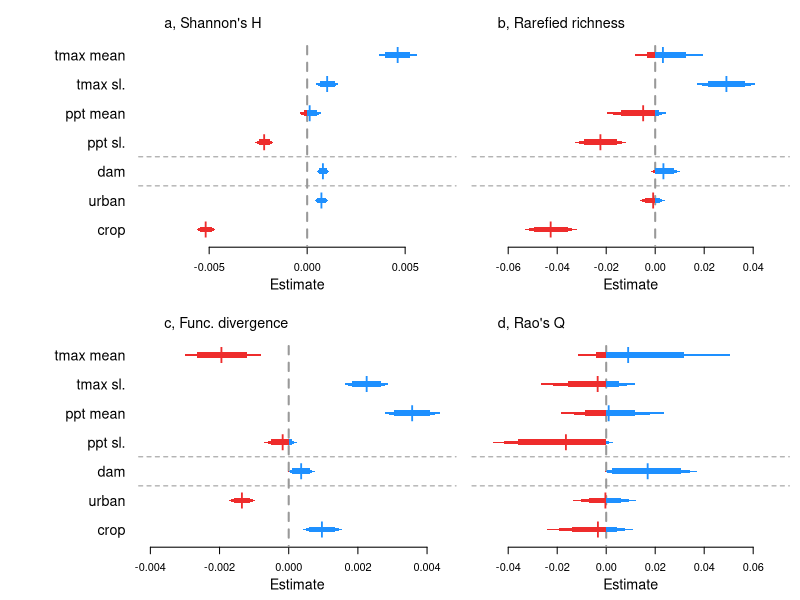

Reproduce this figure in R.
##Set working directory
setwd("C:/Users/ewelti/Desktop/git/EuroAquaticMacroInverts/")

# attach data
drivEst <- read.csv("outputs/Driver_metaanaly_Ests.csv")
#drivEst <- read.csv("outputs/Driver_horseshoe_metaanaly_Ests.csv")
head(drivEst)
unique(drivEst$Response)

options(scipen=999)

##save plot
tiff(filename = "plots/Fig4_drivers/Drivers_TaxaFunc_extra.tiff", width = 5, height = 5, units = 'in', res = 600, compression = 'lzw')
#tiff(filename = "plots/drivers/Drivers_horseshoe.tiff", width = 8, height = 9, units = 'in', res = 600, compression = 'lzw')

##layout
layout(mat = matrix(c(1:6), 
                        nrow = 2, 
                        ncol = 3),
       heights = c(2,2,2,2,2,2),
       widths = c(0.8,2,2,0.8,2,2))

par(mar=c(4,0.4,0.4,0.8))
#empty plot for where the labels will go
plot(0, xaxt = 'n', yaxt = 'n', bty = 'n', pch = '', ylab = '', xlab = '')
plot(0, xaxt = 'n', yaxt = 'n', bty = 'n', pch = '', ylab = '', xlab = '')

#### shannonsH #####
sub <- subset(drivEst, Response == "shannonsH")
est1 <- sub$Estimate[2:5]
est2 <- sub$Estimate[10:12]
est <- c(est1,est2)
yy <- c(5,7,6,8,3,2,4)
plot(yy ~ est, ylab="",xlab="", yaxt="n", las=1, type="n",xlim=c(-0.008,0.007), ylim=c(1.7,9.4),cex=2, bty="n")
#polygon(x=c(-100,-100,0,0),
#        y=c(-4,22,22,-4), col = "grey80", border = "grey80")
segments(x0=0,y0=0,x1=0,y1=8.4,lty=2, lwd=2,col="grey60")
axis(2, at=yy, lwd = 0, lwd.ticks = 0, labels=c("ppt sl.","tmax sl.",  "ppt mean", "tmax mean",
				#"str. order", "accum.", "elevation", "slope",
  				"urban","crop", "dam"), las=1,cex.axis=1.3)
title(xlab="Estimate", line=2.4,cex.lab=1.3)
legend("topleft", legend=("a, Shannon's H"), bty="n", cex=1.3)
mm <- cbind(yy,est)
mm_neg <- as.data.frame(mm[ which(est < 0),])
mm_pos <- as.data.frame(mm[ which(est > 0),])
#points(yy ~ est, pch="l",cex=2.2,col="white")
points(mm_neg$yy ~ mm_neg$est, pch="l",cex=2,col="firebrick2")
points(mm_pos$yy ~ mm_pos$est, pch="l",cex=2,col="dodgerblue")
yyy1=c(0.975,1.025,1.025,0.975)
yyy2=c(0.95,1.05,1.05,0.95)
yyy3=c(0.9,1.1,1.1,0.9)
polygon(x=c(if (sub$Q2.5[11]<0) {sub$Q2.5[11]} else {0}, if (sub$Q2.5[11]<0) {sub$Q2.5[11]} else {0}, if (sub$Q97.5[11]<0) {sub$Q97.5[11]} else {0}, if (sub$Q97.5[11]<0) {sub$Q97.5[11]} else {0}),y=(yyy1+1), col = "firebrick2", border = NA)
polygon(x=c(if (sub$Q5[11]<0) {sub$Q5[11]} else {0}, if (sub$Q5[11]<0) {sub$Q5[11]} else {0}, if (sub$Q95[11]<0) {sub$Q95[11]} else {0}, if (sub$Q95[11]<0) {sub$Q95[11]} else {0}),y=(yyy2+1), col = "firebrick2", border = NA)
polygon(x=c(if (sub$Q10[11]<0) {sub$Q10[11]} else {0}, if (sub$Q10[11]<0) {sub$Q10[11]} else {0}, if (sub$Q90[11]<0) {sub$Q90[11]} else {0}, if (sub$Q90[11]<0) {sub$Q90[11]} else {0}),y=(yyy3+1), col = "firebrick2", border = NA)
polygon(x=c(if (sub$Q2.5[11]>0) {sub$Q2.5[11]} else {0}, if (sub$Q2.5[11]>0) {sub$Q2.5[11]} else {0}, if (sub$Q97.5[11]>0) {sub$Q97.5[11]} else {0}, if (sub$Q97.5[11]>0) {sub$Q97.5[11]} else {0}),y=(yyy1+1), col = "dodgerblue", border = NA)
polygon(x=c(if (sub$Q5[11]>0) {sub$Q5[11]} else {0}, if (sub$Q5[11]>0) {sub$Q5[11]} else {0}, if (sub$Q95[11]>0) {sub$Q95[11]} else {0}, if (sub$Q95[11]>0) {sub$Q95[11]} else {0}),y=(yyy2+1), col = "dodgerblue", border = NA)
polygon(x=c(if (sub$Q10[11]>0) {sub$Q10[11]} else {0}, if (sub$Q10[11]>0) {sub$Q10[11]} else {0}, if (sub$Q90[11]>0) {sub$Q90[11]} else {0}, if (sub$Q90[11]>0) {sub$Q90[11]} else {0}),y=(yyy3+1), col = "dodgerblue", border = NA)
polygon(x=c(if (sub$Q2.5[10]<0) {sub$Q2.5[10]} else {0}, if (sub$Q2.5[10]<0) {sub$Q2.5[10]} else {0}, if (sub$Q97.5[10]<0) {sub$Q97.5[10]} else {0}, if (sub$Q97.5[10]<0) {sub$Q97.5[10]} else {0}),y=(yyy1+2), col = "firebrick2", border = NA)
polygon(x=c(if (sub$Q5[10]<0) {sub$Q5[10]} else {0}, if (sub$Q5[10]<0) {sub$Q5[10]} else {0}, if (sub$Q95[10]<0) {sub$Q95[10]} else {0}, if (sub$Q95[10]<0) {sub$Q95[10]} else {0}),y=(yyy2+2), col = "firebrick2", border = NA)
polygon(x=c(if (sub$Q10[10]<0) {sub$Q10[10]} else {0}, if (sub$Q10[10]<0) {sub$Q10[10]} else {0}, if (sub$Q90[10]<0) {sub$Q90[10]} else {0}, if (sub$Q90[10]<0) {sub$Q90[10]} else {0}),y=(yyy3+2), col = "firebrick2", border = NA)
polygon(x=c(if (sub$Q2.5[10]>0) {sub$Q2.5[10]} else {0}, if (sub$Q2.5[10]>0) {sub$Q2.5[10]} else {0}, if (sub$Q97.5[10]>0) {sub$Q97.5[10]} else {0}, if (sub$Q97.5[10]>0) {sub$Q97.5[10]} else {0}),y=(yyy1+2), col = "dodgerblue", border = NA)
polygon(x=c(if (sub$Q5[10]>0) {sub$Q5[10]} else {0}, if (sub$Q5[10]>0) {sub$Q5[10]} else {0}, if (sub$Q95[10]>0) {sub$Q95[10]} else {0}, if (sub$Q95[10]>0) {sub$Q95[10]} else {0}),y=(yyy2+2), col = "dodgerblue", border = NA)
polygon(x=c(if (sub$Q10[10]>0) {sub$Q10[10]} else {0}, if (sub$Q10[10]>0) {sub$Q10[10]} else {0}, if (sub$Q90[10]>0) {sub$Q90[10]} else {0}, if (sub$Q90[10]>0) {sub$Q90[10]} else {0}),y=(yyy3+2), col = "dodgerblue", border = NA)
polygon(x=c(if (sub$Q2.5[12]<0) {sub$Q2.5[12]} else {0}, if (sub$Q2.5[12]<0) {sub$Q2.5[12]} else {0}, if (sub$Q97.5[12]<0) {sub$Q97.5[12]} else {0}, if (sub$Q97.5[12]<0) {sub$Q97.5[12]} else {0}),y=(yyy1+3), col = "firebrick2", border = NA)
polygon(x=c(if (sub$Q5[12]<0) {sub$Q5[12]} else {0}, if (sub$Q5[12]<0) {sub$Q5[12]} else {0}, if (sub$Q95[12]<0) {sub$Q95[12]} else {0}, if (sub$Q95[12]<0) {sub$Q95[12]} else {0}),y=(yyy2+3), col = "firebrick2", border = NA)
polygon(x=c(if (sub$Q10[12]<0) {sub$Q10[12]} else {0}, if (sub$Q10[12]<0) {sub$Q10[12]} else {0}, if (sub$Q90[12]<0) {sub$Q90[12]} else {0}, if (sub$Q90[12]<0) {sub$Q90[12]} else {0}),y=(yyy3+3), col = "firebrick2", border = NA)
polygon(x=c(if (sub$Q2.5[12]>0) {sub$Q2.5[12]} else {0}, if (sub$Q2.5[12]>0) {sub$Q2.5[12]} else {0}, if (sub$Q97.5[12]>0) {sub$Q97.5[12]} else {0}, if (sub$Q97.5[12]>0) {sub$Q97.5[12]} else {0}),y=(yyy1+3), col = "dodgerblue", border = NA)
polygon(x=c(if (sub$Q5[12]>0) {sub$Q5[12]} else {0}, if (sub$Q5[12]>0) {sub$Q5[12]} else {0}, if (sub$Q95[12]>0) {sub$Q95[12]} else {0}, if (sub$Q95[12]>0) {sub$Q95[12]} else {0}),y=(yyy2+3), col = "dodgerblue", border = NA)
polygon(x=c(if (sub$Q10[12]>0) {sub$Q10[12]} else {0}, if (sub$Q10[12]>0) {sub$Q10[12]} else {0}, if (sub$Q90[12]>0) {sub$Q90[12]} else {0}, if (sub$Q90[12]>0) {sub$Q90[12]} else {0}),y=(yyy3+3), col = "dodgerblue", border = NA)
polygon(x=c(if (sub$Q2.5[2]<0) {sub$Q2.5[2]} else {0}, if (sub$Q2.5[2]<0) {sub$Q2.5[2]} else {0}, if (sub$Q97.5[2]<0) {sub$Q97.5[2]} else {0}, if (sub$Q97.5[2]<0) {sub$Q97.5[2]} else {0}),y=(yyy1+4), col = "firebrick2", border = NA)
polygon(x=c(if (sub$Q5[2]<0) {sub$Q5[2]} else {0}, if (sub$Q5[2]<0) {sub$Q5[2]} else {0}, if (sub$Q95[2]<0) {sub$Q95[2]} else {0}, if (sub$Q95[2]<0) {sub$Q95[2]} else {0}),y=(yyy2+4), col = "firebrick2", border = NA)
polygon(x=c(if (sub$Q10[2]<0) {sub$Q10[2]} else {0}, if (sub$Q10[2]<0) {sub$Q10[2]} else {0}, if (sub$Q90[2]<0) {sub$Q90[2]} else {0}, if (sub$Q90[2]<0) {sub$Q90[2]} else {0}),y=(yyy3+4), col = "firebrick2", border = NA)
polygon(x=c(if (sub$Q2.5[2]>0) {sub$Q2.5[2]} else {0}, if (sub$Q2.5[2]>0) {sub$Q2.5[2]} else {0}, if (sub$Q97.5[2]>0) {sub$Q97.5[2]} else {0}, if (sub$Q97.5[2]>0) {sub$Q97.5[2]} else {0}),y=(yyy1+4), col = "dodgerblue", border = NA)
polygon(x=c(if (sub$Q5[2]>0) {sub$Q5[2]} else {0}, if (sub$Q5[2]>0) {sub$Q5[2]} else {0}, if (sub$Q95[2]>0) {sub$Q95[2]} else {0}, if (sub$Q95[2]>0) {sub$Q95[2]} else {0}),y=(yyy2+4), col = "dodgerblue", border = NA)
polygon(x=c(if (sub$Q10[2]>0) {sub$Q10[2]} else {0}, if (sub$Q10[2]>0) {sub$Q10[2]} else {0}, if (sub$Q90[2]>0) {sub$Q90[2]} else {0}, if (sub$Q90[2]>0) {sub$Q90[2]} else {0}),y=(yyy3+4), col = "dodgerblue", border = NA)
polygon(x=c(if (sub$Q2.5[4]<0) {sub$Q2.5[4]} else {0}, if (sub$Q2.5[4]<0) {sub$Q2.5[4]} else {0}, if (sub$Q97.5[4]<0) {sub$Q97.5[4]} else {0}, if (sub$Q97.5[4]<0) {sub$Q97.5[4]} else {0}),y=(yyy1+5), col = "firebrick2", border = NA)
polygon(x=c(if (sub$Q5[4]<0) {sub$Q5[4]} else {0}, if (sub$Q5[4]<0) {sub$Q5[4]} else {0}, if (sub$Q95[4]<0) {sub$Q95[4]} else {0}, if (sub$Q95[4]<0) {sub$Q95[4]} else {0}),y=(yyy2+5), col = "firebrick2", border = NA)
polygon(x=c(if (sub$Q10[4]<0) {sub$Q10[4]} else {0}, if (sub$Q10[4]<0) {sub$Q10[4]} else {0}, if (sub$Q90[4]<0) {sub$Q90[4]} else {0}, if (sub$Q90[4]<0) {sub$Q90[4]} else {0}),y=(yyy3+5), col = "firebrick2", border = NA)
polygon(x=c(if (sub$Q2.5[4]>0) {sub$Q2.5[4]} else {0}, if (sub$Q2.5[4]>0) {sub$Q2.5[4]} else {0}, if (sub$Q97.5[4]>0) {sub$Q97.5[4]} else {0}, if (sub$Q97.5[4]>0) {sub$Q97.5[4]} else {0}),y=(yyy1+5), col = "dodgerblue", border = NA)
polygon(x=c(if (sub$Q5[4]>0) {sub$Q5[4]} else {0}, if (sub$Q5[4]>0) {sub$Q5[4]} else {0}, if (sub$Q95[4]>0) {sub$Q95[4]} else {0}, if (sub$Q95[4]>0) {sub$Q95[4]} else {0}),y=(yyy2+5), col = "dodgerblue", border = NA)
polygon(x=c(if (sub$Q10[4]>0) {sub$Q10[4]} else {0}, if (sub$Q10[4]>0) {sub$Q10[4]} else {0}, if (sub$Q90[4]>0) {sub$Q90[4]} else {0}, if (sub$Q90[4]>0) {sub$Q90[4]} else {0}),y=(yyy3+5), col = "dodgerblue", border = NA)
polygon(x=c(if (sub$Q2.5[3]<0) {sub$Q2.5[3]} else {0}, if (sub$Q2.5[3]<0) {sub$Q2.5[3]} else {0}, if (sub$Q97.5[3]<0) {sub$Q97.5[3]} else {0}, if (sub$Q97.5[3]<0) {sub$Q97.5[3]} else {0}),y=(yyy1+6), col = "firebrick2", border = NA)
polygon(x=c(if (sub$Q5[3]<0) {sub$Q5[3]} else {0}, if (sub$Q5[3]<0) {sub$Q5[3]} else {0}, if (sub$Q95[3]<0) {sub$Q95[3]} else {0}, if (sub$Q95[3]<0) {sub$Q95[3]} else {0}),y=(yyy2+6), col = "firebrick2", border = NA)
polygon(x=c(if (sub$Q10[3]<0) {sub$Q10[3]} else {0}, if (sub$Q10[3]<0) {sub$Q10[3]} else {0}, if (sub$Q90[3]<0) {sub$Q90[3]} else {0}, if (sub$Q90[3]<0) {sub$Q90[3]} else {0}),y=(yyy3+6), col = "firebrick2", border = NA)
polygon(x=c(if (sub$Q2.5[3]>0) {sub$Q2.5[3]} else {0}, if (sub$Q2.5[3]>0) {sub$Q2.5[3]} else {0}, if (sub$Q97.5[3]>0) {sub$Q97.5[3]} else {0}, if (sub$Q97.5[3]>0) {sub$Q97.5[3]} else {0}),y=(yyy1+6), col = "dodgerblue", border = NA)
polygon(x=c(if (sub$Q5[3]>0) {sub$Q5[3]} else {0}, if (sub$Q5[3]>0) {sub$Q5[3]} else {0}, if (sub$Q95[3]>0) {sub$Q95[3]} else {0}, if (sub$Q95[3]>0) {sub$Q95[3]} else {0}),y=(yyy2+6), col = "dodgerblue", border = NA)
polygon(x=c(if (sub$Q10[3]>0) {sub$Q10[3]} else {0}, if (sub$Q10[3]>0) {sub$Q10[3]} else {0}, if (sub$Q90[3]>0) {sub$Q90[3]} else {0}, if (sub$Q90[3]>0) {sub$Q90[3]} else {0}),y=(yyy3+6), col = "dodgerblue", border = NA)
polygon(x=c(if (sub$Q2.5[5]<0) {sub$Q2.5[5]} else {0}, if (sub$Q2.5[5]<0) {sub$Q2.5[5]} else {0}, if (sub$Q97.5[5]<0) {sub$Q97.5[5]} else {0}, if (sub$Q97.5[5]<0) {sub$Q97.5[5]} else {0}),y=(yyy1+7), col = "firebrick2", border = NA)
polygon(x=c(if (sub$Q5[5]<0) {sub$Q5[5]} else {0}, if (sub$Q5[5]<0) {sub$Q5[5]} else {0}, if (sub$Q95[5]<0) {sub$Q95[5]} else {0}, if (sub$Q95[5]<0) {sub$Q95[5]} else {0}),y=(yyy2+7), col = "firebrick2", border = NA)
polygon(x=c(if (sub$Q10[5]<0) {sub$Q10[5]} else {0}, if (sub$Q10[5]<0) {sub$Q10[5]} else {0}, if (sub$Q90[5]<0) {sub$Q90[5]} else {0}, if (sub$Q90[5]<0) {sub$Q90[5]} else {0}),y=(yyy3+7), col = "firebrick2", border = NA)
polygon(x=c(if (sub$Q2.5[5]>0) {sub$Q2.5[5]} else {0}, if (sub$Q2.5[5]>0) {sub$Q2.5[5]} else {0}, if (sub$Q97.5[5]>0) {sub$Q97.5[5]} else {0}, if (sub$Q97.5[5]>0) {sub$Q97.5[5]} else {0}),y=(yyy1+7), col = "dodgerblue", border = NA)
polygon(x=c(if (sub$Q5[5]>0) {sub$Q5[5]} else {0}, if (sub$Q5[5]>0) {sub$Q5[5]} else {0}, if (sub$Q95[5]>0) {sub$Q95[5]} else {0}, if (sub$Q95[5]>0) {sub$Q95[5]} else {0}),y=(yyy2+7), col = "dodgerblue", border = NA)
polygon(x=c(if (sub$Q10[5]>0) {sub$Q10[5]} else {0}, if (sub$Q10[5]>0) {sub$Q10[5]} else {0}, if (sub$Q90[5]>0) {sub$Q90[5]} else {0}, if (sub$Q90[5]>0) {sub$Q90[5]} else {0}),y=(yyy3+7), col = "dodgerblue", border = NA)
abline(h=3.5,lty=2, col="grey60")
abline(h=4.5,lty=2, col="grey60")

#### func_diverg #####
sub <- subset(drivEst, Response == "func_diverg")
est1 <- sub$Estimate[2:5]
est2 <- sub$Estimate[10:12]
est <- c(est1,est2)
plot(yy ~ est, ylab="",xlab="", yaxt="n", las=1, type="n",xlim=c(-0.004,0.0045), ylim=c(1.7,9.4), cex=2, bty="n")
segments(x0=0,y0=0,x1=0,y1=8.4,lty=2, lwd=2,col="grey60")
title(xlab="Estimate", line=2.4,cex.lab=1.3)
axis(2, at=yy, lwd = 0, lwd.ticks = 0, labels=c("ppt sl.","tmax sl.",  "ppt mean", "tmax mean",
				#"str. order", "accum.", "elevation", "slope",
  				"urban","crop", "dam"), las=1,cex.axis=1.3)
legend("topleft", legend=("c, Func. divergence"), bty="n", cex=1.3)
mm <- cbind(yy,est)
mm_neg <- as.data.frame(mm[ which(est < 0),])
mm_pos <- as.data.frame(mm[ which(est > 0),])
points(mm_neg$yy ~ mm_neg$est, pch="l",cex=2,col="firebrick2")
points(mm_pos$yy ~ mm_pos$est, pch="l",cex=2,col="dodgerblue")
yyy1=c(0.975,1.025,1.025,0.975)
yyy2=c(0.95,1.05,1.05,0.95)
yyy3=c(0.9,1.1,1.1,0.9)
polygon(x=c(if (sub$Q2.5[11]<0) {sub$Q2.5[11]} else {0}, if (sub$Q2.5[11]<0) {sub$Q2.5[11]} else {0}, if (sub$Q97.5[11]<0) {sub$Q97.5[11]} else {0}, if (sub$Q97.5[11]<0) {sub$Q97.5[11]} else {0}),y=(yyy1+1), col = "firebrick2", border = NA)
polygon(x=c(if (sub$Q5[11]<0) {sub$Q5[11]} else {0}, if (sub$Q5[11]<0) {sub$Q5[11]} else {0}, if (sub$Q95[11]<0) {sub$Q95[11]} else {0}, if (sub$Q95[11]<0) {sub$Q95[11]} else {0}),y=(yyy2+1), col = "firebrick2", border = NA)
polygon(x=c(if (sub$Q10[11]<0) {sub$Q10[11]} else {0}, if (sub$Q10[11]<0) {sub$Q10[11]} else {0}, if (sub$Q90[11]<0) {sub$Q90[11]} else {0}, if (sub$Q90[11]<0) {sub$Q90[11]} else {0}),y=(yyy3+1), col = "firebrick2", border = NA)
polygon(x=c(if (sub$Q2.5[11]>0) {sub$Q2.5[11]} else {0}, if (sub$Q2.5[11]>0) {sub$Q2.5[11]} else {0}, if (sub$Q97.5[11]>0) {sub$Q97.5[11]} else {0}, if (sub$Q97.5[11]>0) {sub$Q97.5[11]} else {0}),y=(yyy1+1), col = "dodgerblue", border = NA)
polygon(x=c(if (sub$Q5[11]>0) {sub$Q5[11]} else {0}, if (sub$Q5[11]>0) {sub$Q5[11]} else {0}, if (sub$Q95[11]>0) {sub$Q95[11]} else {0}, if (sub$Q95[11]>0) {sub$Q95[11]} else {0}),y=(yyy2+1), col = "dodgerblue", border = NA)
polygon(x=c(if (sub$Q10[11]>0) {sub$Q10[11]} else {0}, if (sub$Q10[11]>0) {sub$Q10[11]} else {0}, if (sub$Q90[11]>0) {sub$Q90[11]} else {0}, if (sub$Q90[11]>0) {sub$Q90[11]} else {0}),y=(yyy3+1), col = "dodgerblue", border = NA)
polygon(x=c(if (sub$Q2.5[10]<0) {sub$Q2.5[10]} else {0}, if (sub$Q2.5[10]<0) {sub$Q2.5[10]} else {0}, if (sub$Q97.5[10]<0) {sub$Q97.5[10]} else {0}, if (sub$Q97.5[10]<0) {sub$Q97.5[10]} else {0}),y=(yyy1+2), col = "firebrick2", border = NA)
polygon(x=c(if (sub$Q5[10]<0) {sub$Q5[10]} else {0}, if (sub$Q5[10]<0) {sub$Q5[10]} else {0}, if (sub$Q95[10]<0) {sub$Q95[10]} else {0}, if (sub$Q95[10]<0) {sub$Q95[10]} else {0}),y=(yyy2+2), col = "firebrick2", border = NA)
polygon(x=c(if (sub$Q10[10]<0) {sub$Q10[10]} else {0}, if (sub$Q10[10]<0) {sub$Q10[10]} else {0}, if (sub$Q90[10]<0) {sub$Q90[10]} else {0}, if (sub$Q90[10]<0) {sub$Q90[10]} else {0}),y=(yyy3+2), col = "firebrick2", border = NA)
polygon(x=c(if (sub$Q2.5[10]>0) {sub$Q2.5[10]} else {0}, if (sub$Q2.5[10]>0) {sub$Q2.5[10]} else {0}, if (sub$Q97.5[10]>0) {sub$Q97.5[10]} else {0}, if (sub$Q97.5[10]>0) {sub$Q97.5[10]} else {0}),y=(yyy1+2), col = "dodgerblue", border = NA)
polygon(x=c(if (sub$Q5[10]>0) {sub$Q5[10]} else {0}, if (sub$Q5[10]>0) {sub$Q5[10]} else {0}, if (sub$Q95[10]>0) {sub$Q95[10]} else {0}, if (sub$Q95[10]>0) {sub$Q95[10]} else {0}),y=(yyy2+2), col = "dodgerblue", border = NA)
polygon(x=c(if (sub$Q10[10]>0) {sub$Q10[10]} else {0}, if (sub$Q10[10]>0) {sub$Q10[10]} else {0}, if (sub$Q90[10]>0) {sub$Q90[10]} else {0}, if (sub$Q90[10]>0) {sub$Q90[10]} else {0}),y=(yyy3+2), col = "dodgerblue", border = NA)
polygon(x=c(if (sub$Q2.5[12]<0) {sub$Q2.5[12]} else {0}, if (sub$Q2.5[12]<0) {sub$Q2.5[12]} else {0}, if (sub$Q97.5[12]<0) {sub$Q97.5[12]} else {0}, if (sub$Q97.5[12]<0) {sub$Q97.5[12]} else {0}),y=(yyy1+3), col = "firebrick2", border = NA)
polygon(x=c(if (sub$Q5[12]<0) {sub$Q5[12]} else {0}, if (sub$Q5[12]<0) {sub$Q5[12]} else {0}, if (sub$Q95[12]<0) {sub$Q95[12]} else {0}, if (sub$Q95[12]<0) {sub$Q95[12]} else {0}),y=(yyy2+3), col = "firebrick2", border = NA)
polygon(x=c(if (sub$Q10[12]<0) {sub$Q10[12]} else {0}, if (sub$Q10[12]<0) {sub$Q10[12]} else {0}, if (sub$Q90[12]<0) {sub$Q90[12]} else {0}, if (sub$Q90[12]<0) {sub$Q90[12]} else {0}),y=(yyy3+3), col = "firebrick2", border = NA)
polygon(x=c(if (sub$Q2.5[12]>0) {sub$Q2.5[12]} else {0}, if (sub$Q2.5[12]>0) {sub$Q2.5[12]} else {0}, if (sub$Q97.5[12]>0) {sub$Q97.5[12]} else {0}, if (sub$Q97.5[12]>0) {sub$Q97.5[12]} else {0}),y=(yyy1+3), col = "dodgerblue", border = NA)
polygon(x=c(if (sub$Q5[12]>0) {sub$Q5[12]} else {0}, if (sub$Q5[12]>0) {sub$Q5[12]} else {0}, if (sub$Q95[12]>0) {sub$Q95[12]} else {0}, if (sub$Q95[12]>0) {sub$Q95[12]} else {0}),y=(yyy2+3), col = "dodgerblue", border = NA)
polygon(x=c(if (sub$Q10[12]>0) {sub$Q10[12]} else {0}, if (sub$Q10[12]>0) {sub$Q10[12]} else {0}, if (sub$Q90[12]>0) {sub$Q90[12]} else {0}, if (sub$Q90[12]>0) {sub$Q90[12]} else {0}),y=(yyy3+3), col = "dodgerblue", border = NA)
polygon(x=c(if (sub$Q2.5[2]<0) {sub$Q2.5[2]} else {0}, if (sub$Q2.5[2]<0) {sub$Q2.5[2]} else {0}, if (sub$Q97.5[2]<0) {sub$Q97.5[2]} else {0}, if (sub$Q97.5[2]<0) {sub$Q97.5[2]} else {0}),y=(yyy1+4), col = "firebrick2", border = NA)
polygon(x=c(if (sub$Q5[2]<0) {sub$Q5[2]} else {0}, if (sub$Q5[2]<0) {sub$Q5[2]} else {0}, if (sub$Q95[2]<0) {sub$Q95[2]} else {0}, if (sub$Q95[2]<0) {sub$Q95[2]} else {0}),y=(yyy2+4), col = "firebrick2", border = NA)
polygon(x=c(if (sub$Q10[2]<0) {sub$Q10[2]} else {0}, if (sub$Q10[2]<0) {sub$Q10[2]} else {0}, if (sub$Q90[2]<0) {sub$Q90[2]} else {0}, if (sub$Q90[2]<0) {sub$Q90[2]} else {0}),y=(yyy3+4), col = "firebrick2", border = NA)
polygon(x=c(if (sub$Q2.5[2]>0) {sub$Q2.5[2]} else {0}, if (sub$Q2.5[2]>0) {sub$Q2.5[2]} else {0}, if (sub$Q97.5[2]>0) {sub$Q97.5[2]} else {0}, if (sub$Q97.5[2]>0) {sub$Q97.5[2]} else {0}),y=(yyy1+4), col = "dodgerblue", border = NA)
polygon(x=c(if (sub$Q5[2]>0) {sub$Q5[2]} else {0}, if (sub$Q5[2]>0) {sub$Q5[2]} else {0}, if (sub$Q95[2]>0) {sub$Q95[2]} else {0}, if (sub$Q95[2]>0) {sub$Q95[2]} else {0}),y=(yyy2+4), col = "dodgerblue", border = NA)
polygon(x=c(if (sub$Q10[2]>0) {sub$Q10[2]} else {0}, if (sub$Q10[2]>0) {sub$Q10[2]} else {0}, if (sub$Q90[2]>0) {sub$Q90[2]} else {0}, if (sub$Q90[2]>0) {sub$Q90[2]} else {0}),y=(yyy3+4), col = "dodgerblue", border = NA)
polygon(x=c(if (sub$Q2.5[4]<0) {sub$Q2.5[4]} else {0}, if (sub$Q2.5[4]<0) {sub$Q2.5[4]} else {0}, if (sub$Q97.5[4]<0) {sub$Q97.5[4]} else {0}, if (sub$Q97.5[4]<0) {sub$Q97.5[4]} else {0}),y=(yyy1+5), col = "firebrick2", border = NA)
polygon(x=c(if (sub$Q5[4]<0) {sub$Q5[4]} else {0}, if (sub$Q5[4]<0) {sub$Q5[4]} else {0}, if (sub$Q95[4]<0) {sub$Q95[4]} else {0}, if (sub$Q95[4]<0) {sub$Q95[4]} else {0}),y=(yyy2+5), col = "firebrick2", border = NA)
polygon(x=c(if (sub$Q10[4]<0) {sub$Q10[4]} else {0}, if (sub$Q10[4]<0) {sub$Q10[4]} else {0}, if (sub$Q90[4]<0) {sub$Q90[4]} else {0}, if (sub$Q90[4]<0) {sub$Q90[4]} else {0}),y=(yyy3+5), col = "firebrick2", border = NA)
polygon(x=c(if (sub$Q2.5[4]>0) {sub$Q2.5[4]} else {0}, if (sub$Q2.5[4]>0) {sub$Q2.5[4]} else {0}, if (sub$Q97.5[4]>0) {sub$Q97.5[4]} else {0}, if (sub$Q97.5[4]>0) {sub$Q97.5[4]} else {0}),y=(yyy1+5), col = "dodgerblue", border = NA)
polygon(x=c(if (sub$Q5[4]>0) {sub$Q5[4]} else {0}, if (sub$Q5[4]>0) {sub$Q5[4]} else {0}, if (sub$Q95[4]>0) {sub$Q95[4]} else {0}, if (sub$Q95[4]>0) {sub$Q95[4]} else {0}),y=(yyy2+5), col = "dodgerblue", border = NA)
polygon(x=c(if (sub$Q10[4]>0) {sub$Q10[4]} else {0}, if (sub$Q10[4]>0) {sub$Q10[4]} else {0}, if (sub$Q90[4]>0) {sub$Q90[4]} else {0}, if (sub$Q90[4]>0) {sub$Q90[4]} else {0}),y=(yyy3+5), col = "dodgerblue", border = NA)
polygon(x=c(if (sub$Q2.5[3]<0) {sub$Q2.5[3]} else {0}, if (sub$Q2.5[3]<0) {sub$Q2.5[3]} else {0}, if (sub$Q97.5[3]<0) {sub$Q97.5[3]} else {0}, if (sub$Q97.5[3]<0) {sub$Q97.5[3]} else {0}),y=(yyy1+6), col = "firebrick2", border = NA)
polygon(x=c(if (sub$Q5[3]<0) {sub$Q5[3]} else {0}, if (sub$Q5[3]<0) {sub$Q5[3]} else {0}, if (sub$Q95[3]<0) {sub$Q95[3]} else {0}, if (sub$Q95[3]<0) {sub$Q95[3]} else {0}),y=(yyy2+6), col = "firebrick2", border = NA)
polygon(x=c(if (sub$Q10[3]<0) {sub$Q10[3]} else {0}, if (sub$Q10[3]<0) {sub$Q10[3]} else {0}, if (sub$Q90[3]<0) {sub$Q90[3]} else {0}, if (sub$Q90[3]<0) {sub$Q90[3]} else {0}),y=(yyy3+6), col = "firebrick2", border = NA)
polygon(x=c(if (sub$Q2.5[3]>0) {sub$Q2.5[3]} else {0}, if (sub$Q2.5[3]>0) {sub$Q2.5[3]} else {0}, if (sub$Q97.5[3]>0) {sub$Q97.5[3]} else {0}, if (sub$Q97.5[3]>0) {sub$Q97.5[3]} else {0}),y=(yyy1+6), col = "dodgerblue", border = NA)
polygon(x=c(if (sub$Q5[3]>0) {sub$Q5[3]} else {0}, if (sub$Q5[3]>0) {sub$Q5[3]} else {0}, if (sub$Q95[3]>0) {sub$Q95[3]} else {0}, if (sub$Q95[3]>0) {sub$Q95[3]} else {0}),y=(yyy2+6), col = "dodgerblue", border = NA)
polygon(x=c(if (sub$Q10[3]>0) {sub$Q10[3]} else {0}, if (sub$Q10[3]>0) {sub$Q10[3]} else {0}, if (sub$Q90[3]>0) {sub$Q90[3]} else {0}, if (sub$Q90[3]>0) {sub$Q90[3]} else {0}),y=(yyy3+6), col = "dodgerblue", border = NA)
polygon(x=c(if (sub$Q2.5[5]<0) {sub$Q2.5[5]} else {0}, if (sub$Q2.5[5]<0) {sub$Q2.5[5]} else {0}, if (sub$Q97.5[5]<0) {sub$Q97.5[5]} else {0}, if (sub$Q97.5[5]<0) {sub$Q97.5[5]} else {0}),y=(yyy1+7), col = "firebrick2", border = NA)
polygon(x=c(if (sub$Q5[5]<0) {sub$Q5[5]} else {0}, if (sub$Q5[5]<0) {sub$Q5[5]} else {0}, if (sub$Q95[5]<0) {sub$Q95[5]} else {0}, if (sub$Q95[5]<0) {sub$Q95[5]} else {0}),y=(yyy2+7), col = "firebrick2", border = NA)
polygon(x=c(if (sub$Q10[5]<0) {sub$Q10[5]} else {0}, if (sub$Q10[5]<0) {sub$Q10[5]} else {0}, if (sub$Q90[5]<0) {sub$Q90[5]} else {0}, if (sub$Q90[5]<0) {sub$Q90[5]} else {0}),y=(yyy3+7), col = "firebrick2", border = NA)
polygon(x=c(if (sub$Q2.5[5]>0) {sub$Q2.5[5]} else {0}, if (sub$Q2.5[5]>0) {sub$Q2.5[5]} else {0}, if (sub$Q97.5[5]>0) {sub$Q97.5[5]} else {0}, if (sub$Q97.5[5]>0) {sub$Q97.5[5]} else {0}),y=(yyy1+7), col = "dodgerblue", border = NA)
polygon(x=c(if (sub$Q5[5]>0) {sub$Q5[5]} else {0}, if (sub$Q5[5]>0) {sub$Q5[5]} else {0}, if (sub$Q95[5]>0) {sub$Q95[5]} else {0}, if (sub$Q95[5]>0) {sub$Q95[5]} else {0}),y=(yyy2+7), col = "dodgerblue", border = NA)
polygon(x=c(if (sub$Q10[5]>0) {sub$Q10[5]} else {0}, if (sub$Q10[5]>0) {sub$Q10[5]} else {0}, if (sub$Q90[5]>0) {sub$Q90[5]} else {0}, if (sub$Q90[5]>0) {sub$Q90[5]} else {0}),y=(yyy3+7), col = "dodgerblue", border = NA)
abline(h=3.5,lty=2, col="grey60")
abline(h=4.5,lty=2, col="grey60")

#### spp_richness_rarefied #####
sub <- subset(drivEst, Response == "spp_richness_rarefied")
est1 <- sub$Estimate[2:5]
est2 <- sub$Estimate[10:12]
est <- c(est1,est2)
plot(yy ~ est, ylab="",xlab="", yaxt="n", las=1, type="n",xlim=c(-0.07,0.05), ylim=c(1.7,9.4), cex=2, bty="n")
segments(x0=0,y0=0,x1=0,y1=8.4,lty=2, lwd=2,col="grey60")
title(xlab="Estimate", line=2.4,cex.lab=1.3)
legend("topleft", legend=("b, Rarefied richness"), bty="n", cex=1.3)
mm <- cbind(yy,est)
mm_neg <- as.data.frame(mm[ which(est < 0),])
mm_pos <- as.data.frame(mm[ which(est > 0),])
#points(yy ~ est, pch="l",cex=2.2,col="white")
points(mm_neg$yy ~ mm_neg$est, pch="l",cex=2,col="firebrick2")
points(mm_pos$yy ~ mm_pos$est, pch="l",cex=2,col="dodgerblue")
yyy1=c(0.975,1.025,1.025,0.975)
yyy2=c(0.95,1.05,1.05,0.95)
yyy3=c(0.9,1.1,1.1,0.9)
polygon(x=c(if (sub$Q2.5[11]<0) {sub$Q2.5[11]} else {0}, if (sub$Q2.5[11]<0) {sub$Q2.5[11]} else {0}, if (sub$Q97.5[11]<0) {sub$Q97.5[11]} else {0}, if (sub$Q97.5[11]<0) {sub$Q97.5[11]} else {0}),y=(yyy1+1), col = "firebrick2", border = NA)
polygon(x=c(if (sub$Q5[11]<0) {sub$Q5[11]} else {0}, if (sub$Q5[11]<0) {sub$Q5[11]} else {0}, if (sub$Q95[11]<0) {sub$Q95[11]} else {0}, if (sub$Q95[11]<0) {sub$Q95[11]} else {0}),y=(yyy2+1), col = "firebrick2", border = NA)
polygon(x=c(if (sub$Q10[11]<0) {sub$Q10[11]} else {0}, if (sub$Q10[11]<0) {sub$Q10[11]} else {0}, if (sub$Q90[11]<0) {sub$Q90[11]} else {0}, if (sub$Q90[11]<0) {sub$Q90[11]} else {0}),y=(yyy3+1), col = "firebrick2", border = NA)
polygon(x=c(if (sub$Q2.5[11]>0) {sub$Q2.5[11]} else {0}, if (sub$Q2.5[11]>0) {sub$Q2.5[11]} else {0}, if (sub$Q97.5[11]>0) {sub$Q97.5[11]} else {0}, if (sub$Q97.5[11]>0) {sub$Q97.5[11]} else {0}),y=(yyy1+1), col = "dodgerblue", border = NA)
polygon(x=c(if (sub$Q5[11]>0) {sub$Q5[11]} else {0}, if (sub$Q5[11]>0) {sub$Q5[11]} else {0}, if (sub$Q95[11]>0) {sub$Q95[11]} else {0}, if (sub$Q95[11]>0) {sub$Q95[11]} else {0}),y=(yyy2+1), col = "dodgerblue", border = NA)
polygon(x=c(if (sub$Q10[11]>0) {sub$Q10[11]} else {0}, if (sub$Q10[11]>0) {sub$Q10[11]} else {0}, if (sub$Q90[11]>0) {sub$Q90[11]} else {0}, if (sub$Q90[11]>0) {sub$Q90[11]} else {0}),y=(yyy3+1), col = "dodgerblue", border = NA)
polygon(x=c(if (sub$Q2.5[10]<0) {sub$Q2.5[10]} else {0}, if (sub$Q2.5[10]<0) {sub$Q2.5[10]} else {0}, if (sub$Q97.5[10]<0) {sub$Q97.5[10]} else {0}, if (sub$Q97.5[10]<0) {sub$Q97.5[10]} else {0}),y=(yyy1+2), col = "firebrick2", border = NA)
polygon(x=c(if (sub$Q5[10]<0) {sub$Q5[10]} else {0}, if (sub$Q5[10]<0) {sub$Q5[10]} else {0}, if (sub$Q95[10]<0) {sub$Q95[10]} else {0}, if (sub$Q95[10]<0) {sub$Q95[10]} else {0}),y=(yyy2+2), col = "firebrick2", border = NA)
polygon(x=c(if (sub$Q10[10]<0) {sub$Q10[10]} else {0}, if (sub$Q10[10]<0) {sub$Q10[10]} else {0}, if (sub$Q90[10]<0) {sub$Q90[10]} else {0}, if (sub$Q90[10]<0) {sub$Q90[10]} else {0}),y=(yyy3+2), col = "firebrick2", border = NA)
polygon(x=c(if (sub$Q2.5[10]>0) {sub$Q2.5[10]} else {0}, if (sub$Q2.5[10]>0) {sub$Q2.5[10]} else {0}, if (sub$Q97.5[10]>0) {sub$Q97.5[10]} else {0}, if (sub$Q97.5[10]>0) {sub$Q97.5[10]} else {0}),y=(yyy1+2), col = "dodgerblue", border = NA)
polygon(x=c(if (sub$Q5[10]>0) {sub$Q5[10]} else {0}, if (sub$Q5[10]>0) {sub$Q5[10]} else {0}, if (sub$Q95[10]>0) {sub$Q95[10]} else {0}, if (sub$Q95[10]>0) {sub$Q95[10]} else {0}),y=(yyy2+2), col = "dodgerblue", border = NA)
polygon(x=c(if (sub$Q10[10]>0) {sub$Q10[10]} else {0}, if (sub$Q10[10]>0) {sub$Q10[10]} else {0}, if (sub$Q90[10]>0) {sub$Q90[10]} else {0}, if (sub$Q90[10]>0) {sub$Q90[10]} else {0}),y=(yyy3+2), col = "dodgerblue", border = NA)
polygon(x=c(if (sub$Q2.5[12]<0) {sub$Q2.5[12]} else {0}, if (sub$Q2.5[12]<0) {sub$Q2.5[12]} else {0}, if (sub$Q97.5[12]<0) {sub$Q97.5[12]} else {0}, if (sub$Q97.5[12]<0) {sub$Q97.5[12]} else {0}),y=(yyy1+3), col = "firebrick2", border = NA)
polygon(x=c(if (sub$Q5[12]<0) {sub$Q5[12]} else {0}, if (sub$Q5[12]<0) {sub$Q5[12]} else {0}, if (sub$Q95[12]<0) {sub$Q95[12]} else {0}, if (sub$Q95[12]<0) {sub$Q95[12]} else {0}),y=(yyy2+3), col = "firebrick2", border = NA)
polygon(x=c(if (sub$Q10[12]<0) {sub$Q10[12]} else {0}, if (sub$Q10[12]<0) {sub$Q10[12]} else {0}, if (sub$Q90[12]<0) {sub$Q90[12]} else {0}, if (sub$Q90[12]<0) {sub$Q90[12]} else {0}),y=(yyy3+3), col = "firebrick2", border = NA)
polygon(x=c(if (sub$Q2.5[12]>0) {sub$Q2.5[12]} else {0}, if (sub$Q2.5[12]>0) {sub$Q2.5[12]} else {0}, if (sub$Q97.5[12]>0) {sub$Q97.5[12]} else {0}, if (sub$Q97.5[12]>0) {sub$Q97.5[12]} else {0}),y=(yyy1+3), col = "dodgerblue", border = NA)
polygon(x=c(if (sub$Q5[12]>0) {sub$Q5[12]} else {0}, if (sub$Q5[12]>0) {sub$Q5[12]} else {0}, if (sub$Q95[12]>0) {sub$Q95[12]} else {0}, if (sub$Q95[12]>0) {sub$Q95[12]} else {0}),y=(yyy2+3), col = "dodgerblue", border = NA)
polygon(x=c(if (sub$Q10[12]>0) {sub$Q10[12]} else {0}, if (sub$Q10[12]>0) {sub$Q10[12]} else {0}, if (sub$Q90[12]>0) {sub$Q90[12]} else {0}, if (sub$Q90[12]>0) {sub$Q90[12]} else {0}),y=(yyy3+3), col = "dodgerblue", border = NA)
polygon(x=c(if (sub$Q2.5[2]<0) {sub$Q2.5[2]} else {0}, if (sub$Q2.5[2]<0) {sub$Q2.5[2]} else {0}, if (sub$Q97.5[2]<0) {sub$Q97.5[2]} else {0}, if (sub$Q97.5[2]<0) {sub$Q97.5[2]} else {0}),y=(yyy1+4), col = "firebrick2", border = NA)
polygon(x=c(if (sub$Q5[2]<0) {sub$Q5[2]} else {0}, if (sub$Q5[2]<0) {sub$Q5[2]} else {0}, if (sub$Q95[2]<0) {sub$Q95[2]} else {0}, if (sub$Q95[2]<0) {sub$Q95[2]} else {0}),y=(yyy2+4), col = "firebrick2", border = NA)
polygon(x=c(if (sub$Q10[2]<0) {sub$Q10[2]} else {0}, if (sub$Q10[2]<0) {sub$Q10[2]} else {0}, if (sub$Q90[2]<0) {sub$Q90[2]} else {0}, if (sub$Q90[2]<0) {sub$Q90[2]} else {0}),y=(yyy3+4), col = "firebrick2", border = NA)
polygon(x=c(if (sub$Q2.5[2]>0) {sub$Q2.5[2]} else {0}, if (sub$Q2.5[2]>0) {sub$Q2.5[2]} else {0}, if (sub$Q97.5[2]>0) {sub$Q97.5[2]} else {0}, if (sub$Q97.5[2]>0) {sub$Q97.5[2]} else {0}),y=(yyy1+4), col = "dodgerblue", border = NA)
polygon(x=c(if (sub$Q5[2]>0) {sub$Q5[2]} else {0}, if (sub$Q5[2]>0) {sub$Q5[2]} else {0}, if (sub$Q95[2]>0) {sub$Q95[2]} else {0}, if (sub$Q95[2]>0) {sub$Q95[2]} else {0}),y=(yyy2+4), col = "dodgerblue", border = NA)
polygon(x=c(if (sub$Q10[2]>0) {sub$Q10[2]} else {0}, if (sub$Q10[2]>0) {sub$Q10[2]} else {0}, if (sub$Q90[2]>0) {sub$Q90[2]} else {0}, if (sub$Q90[2]>0) {sub$Q90[2]} else {0}),y=(yyy3+4), col = "dodgerblue", border = NA)
polygon(x=c(if (sub$Q2.5[4]<0) {sub$Q2.5[4]} else {0}, if (sub$Q2.5[4]<0) {sub$Q2.5[4]} else {0}, if (sub$Q97.5[4]<0) {sub$Q97.5[4]} else {0}, if (sub$Q97.5[4]<0) {sub$Q97.5[4]} else {0}),y=(yyy1+5), col = "firebrick2", border = NA)
polygon(x=c(if (sub$Q5[4]<0) {sub$Q5[4]} else {0}, if (sub$Q5[4]<0) {sub$Q5[4]} else {0}, if (sub$Q95[4]<0) {sub$Q95[4]} else {0}, if (sub$Q95[4]<0) {sub$Q95[4]} else {0}),y=(yyy2+5), col = "firebrick2", border = NA)
polygon(x=c(if (sub$Q10[4]<0) {sub$Q10[4]} else {0}, if (sub$Q10[4]<0) {sub$Q10[4]} else {0}, if (sub$Q90[4]<0) {sub$Q90[4]} else {0}, if (sub$Q90[4]<0) {sub$Q90[4]} else {0}),y=(yyy3+5), col = "firebrick2", border = NA)
polygon(x=c(if (sub$Q2.5[4]>0) {sub$Q2.5[4]} else {0}, if (sub$Q2.5[4]>0) {sub$Q2.5[4]} else {0}, if (sub$Q97.5[4]>0) {sub$Q97.5[4]} else {0}, if (sub$Q97.5[4]>0) {sub$Q97.5[4]} else {0}),y=(yyy1+5), col = "dodgerblue", border = NA)
polygon(x=c(if (sub$Q5[4]>0) {sub$Q5[4]} else {0}, if (sub$Q5[4]>0) {sub$Q5[4]} else {0}, if (sub$Q95[4]>0) {sub$Q95[4]} else {0}, if (sub$Q95[4]>0) {sub$Q95[4]} else {0}),y=(yyy2+5), col = "dodgerblue", border = NA)
polygon(x=c(if (sub$Q10[4]>0) {sub$Q10[4]} else {0}, if (sub$Q10[4]>0) {sub$Q10[4]} else {0}, if (sub$Q90[4]>0) {sub$Q90[4]} else {0}, if (sub$Q90[4]>0) {sub$Q90[4]} else {0}),y=(yyy3+5), col = "dodgerblue", border = NA)
polygon(x=c(if (sub$Q2.5[3]<0) {sub$Q2.5[3]} else {0}, if (sub$Q2.5[3]<0) {sub$Q2.5[3]} else {0}, if (sub$Q97.5[3]<0) {sub$Q97.5[3]} else {0}, if (sub$Q97.5[3]<0) {sub$Q97.5[3]} else {0}),y=(yyy1+6), col = "firebrick2", border = NA)
polygon(x=c(if (sub$Q5[3]<0) {sub$Q5[3]} else {0}, if (sub$Q5[3]<0) {sub$Q5[3]} else {0}, if (sub$Q95[3]<0) {sub$Q95[3]} else {0}, if (sub$Q95[3]<0) {sub$Q95[3]} else {0}),y=(yyy2+6), col = "firebrick2", border = NA)
polygon(x=c(if (sub$Q10[3]<0) {sub$Q10[3]} else {0}, if (sub$Q10[3]<0) {sub$Q10[3]} else {0}, if (sub$Q90[3]<0) {sub$Q90[3]} else {0}, if (sub$Q90[3]<0) {sub$Q90[3]} else {0}),y=(yyy3+6), col = "firebrick2", border = NA)
polygon(x=c(if (sub$Q2.5[3]>0) {sub$Q2.5[3]} else {0}, if (sub$Q2.5[3]>0) {sub$Q2.5[3]} else {0}, if (sub$Q97.5[3]>0) {sub$Q97.5[3]} else {0}, if (sub$Q97.5[3]>0) {sub$Q97.5[3]} else {0}),y=(yyy1+6), col = "dodgerblue", border = NA)
polygon(x=c(if (sub$Q5[3]>0) {sub$Q5[3]} else {0}, if (sub$Q5[3]>0) {sub$Q5[3]} else {0}, if (sub$Q95[3]>0) {sub$Q95[3]} else {0}, if (sub$Q95[3]>0) {sub$Q95[3]} else {0}),y=(yyy2+6), col = "dodgerblue", border = NA)
polygon(x=c(if (sub$Q10[3]>0) {sub$Q10[3]} else {0}, if (sub$Q10[3]>0) {sub$Q10[3]} else {0}, if (sub$Q90[3]>0) {sub$Q90[3]} else {0}, if (sub$Q90[3]>0) {sub$Q90[3]} else {0}),y=(yyy3+6), col = "dodgerblue", border = NA)
polygon(x=c(if (sub$Q2.5[5]<0) {sub$Q2.5[5]} else {0}, if (sub$Q2.5[5]<0) {sub$Q2.5[5]} else {0}, if (sub$Q97.5[5]<0) {sub$Q97.5[5]} else {0}, if (sub$Q97.5[5]<0) {sub$Q97.5[5]} else {0}),y=(yyy1+7), col = "firebrick2", border = NA)
polygon(x=c(if (sub$Q5[5]<0) {sub$Q5[5]} else {0}, if (sub$Q5[5]<0) {sub$Q5[5]} else {0}, if (sub$Q95[5]<0) {sub$Q95[5]} else {0}, if (sub$Q95[5]<0) {sub$Q95[5]} else {0}),y=(yyy2+7), col = "firebrick2", border = NA)
polygon(x=c(if (sub$Q10[5]<0) {sub$Q10[5]} else {0}, if (sub$Q10[5]<0) {sub$Q10[5]} else {0}, if (sub$Q90[5]<0) {sub$Q90[5]} else {0}, if (sub$Q90[5]<0) {sub$Q90[5]} else {0}),y=(yyy3+7), col = "firebrick2", border = NA)
polygon(x=c(if (sub$Q2.5[5]>0) {sub$Q2.5[5]} else {0}, if (sub$Q2.5[5]>0) {sub$Q2.5[5]} else {0}, if (sub$Q97.5[5]>0) {sub$Q97.5[5]} else {0}, if (sub$Q97.5[5]>0) {sub$Q97.5[5]} else {0}),y=(yyy1+7), col = "dodgerblue", border = NA)
polygon(x=c(if (sub$Q5[5]>0) {sub$Q5[5]} else {0}, if (sub$Q5[5]>0) {sub$Q5[5]} else {0}, if (sub$Q95[5]>0) {sub$Q95[5]} else {0}, if (sub$Q95[5]>0) {sub$Q95[5]} else {0}),y=(yyy2+7), col = "dodgerblue", border = NA)
polygon(x=c(if (sub$Q10[5]>0) {sub$Q10[5]} else {0}, if (sub$Q10[5]>0) {sub$Q10[5]} else {0}, if (sub$Q90[5]>0) {sub$Q90[5]} else {0}, if (sub$Q90[5]>0) {sub$Q90[5]} else {0}),y=(yyy3+7), col = "dodgerblue", border = NA)
abline(h=3.5,lty=2, col="grey60")
abline(h=4.5,lty=2, col="grey60")

#### RaoQ #####
sub <- subset(drivEst, Response == "RaoQ")
est1 <- sub$Estimate[2:5]
est2 <- sub$Estimate[10:12]
est <- c(est1,est2)
plot(yy ~ est, ylab="",xlab="", yaxt="n", las=1, type="n",xlim=c(-0.05,0.07), ylim=c(1.7,9.4), cex=2, bty="n")
segments(x0=0,y0=0,x1=0,y1=8.4,lty=2, lwd=2,col="grey60")
title(xlab="Estimate", line=2.4,cex.lab=1.3)
legend("topleft", legend=("d, Rao's Q"), bty="n", cex=1.3)
mm <- cbind(yy,est)
mm_neg <- as.data.frame(mm[ which(est < 0),])
mm_pos <- as.data.frame(mm[ which(est > 0),])
#points(yy ~ est, pch="l",cex=2.2,col="white")
points(mm_neg$yy ~ mm_neg$est, pch="l",cex=2,col="firebrick2")
points(mm_pos$yy ~ mm_pos$est, pch="l",cex=2,col="dodgerblue")
yyy1=c(0.975,1.025,1.025,0.975)
yyy2=c(0.95,1.05,1.05,0.95)
yyy3=c(0.9,1.1,1.1,0.9)
polygon(x=c(if (sub$Q2.5[11]<0) {sub$Q2.5[11]} else {0}, if (sub$Q2.5[11]<0) {sub$Q2.5[11]} else {0}, if (sub$Q97.5[11]<0) {sub$Q97.5[11]} else {0}, if (sub$Q97.5[11]<0) {sub$Q97.5[11]} else {0}),y=(yyy1+1), col = "firebrick2", border = NA)
polygon(x=c(if (sub$Q5[11]<0) {sub$Q5[11]} else {0}, if (sub$Q5[11]<0) {sub$Q5[11]} else {0}, if (sub$Q95[11]<0) {sub$Q95[11]} else {0}, if (sub$Q95[11]<0) {sub$Q95[11]} else {0}),y=(yyy2+1), col = "firebrick2", border = NA)
polygon(x=c(if (sub$Q10[11]<0) {sub$Q10[11]} else {0}, if (sub$Q10[11]<0) {sub$Q10[11]} else {0}, if (sub$Q90[11]<0) {sub$Q90[11]} else {0}, if (sub$Q90[11]<0) {sub$Q90[11]} else {0}),y=(yyy3+1), col = "firebrick2", border = NA)
polygon(x=c(if (sub$Q2.5[11]>0) {sub$Q2.5[11]} else {0}, if (sub$Q2.5[11]>0) {sub$Q2.5[11]} else {0}, if (sub$Q97.5[11]>0) {sub$Q97.5[11]} else {0}, if (sub$Q97.5[11]>0) {sub$Q97.5[11]} else {0}),y=(yyy1+1), col = "dodgerblue", border = NA)
polygon(x=c(if (sub$Q5[11]>0) {sub$Q5[11]} else {0}, if (sub$Q5[11]>0) {sub$Q5[11]} else {0}, if (sub$Q95[11]>0) {sub$Q95[11]} else {0}, if (sub$Q95[11]>0) {sub$Q95[11]} else {0}),y=(yyy2+1), col = "dodgerblue", border = NA)
polygon(x=c(if (sub$Q10[11]>0) {sub$Q10[11]} else {0}, if (sub$Q10[11]>0) {sub$Q10[11]} else {0}, if (sub$Q90[11]>0) {sub$Q90[11]} else {0}, if (sub$Q90[11]>0) {sub$Q90[11]} else {0}),y=(yyy3+1), col = "dodgerblue", border = NA)
polygon(x=c(if (sub$Q2.5[10]<0) {sub$Q2.5[10]} else {0}, if (sub$Q2.5[10]<0) {sub$Q2.5[10]} else {0}, if (sub$Q97.5[10]<0) {sub$Q97.5[10]} else {0}, if (sub$Q97.5[10]<0) {sub$Q97.5[10]} else {0}),y=(yyy1+2), col = "firebrick2", border = NA)
polygon(x=c(if (sub$Q5[10]<0) {sub$Q5[10]} else {0}, if (sub$Q5[10]<0) {sub$Q5[10]} else {0}, if (sub$Q95[10]<0) {sub$Q95[10]} else {0}, if (sub$Q95[10]<0) {sub$Q95[10]} else {0}),y=(yyy2+2), col = "firebrick2", border = NA)
polygon(x=c(if (sub$Q10[10]<0) {sub$Q10[10]} else {0}, if (sub$Q10[10]<0) {sub$Q10[10]} else {0}, if (sub$Q90[10]<0) {sub$Q90[10]} else {0}, if (sub$Q90[10]<0) {sub$Q90[10]} else {0}),y=(yyy3+2), col = "firebrick2", border = NA)
polygon(x=c(if (sub$Q2.5[10]>0) {sub$Q2.5[10]} else {0}, if (sub$Q2.5[10]>0) {sub$Q2.5[10]} else {0}, if (sub$Q97.5[10]>0) {sub$Q97.5[10]} else {0}, if (sub$Q97.5[10]>0) {sub$Q97.5[10]} else {0}),y=(yyy1+2), col = "dodgerblue", border = NA)
polygon(x=c(if (sub$Q5[10]>0) {sub$Q5[10]} else {0}, if (sub$Q5[10]>0) {sub$Q5[10]} else {0}, if (sub$Q95[10]>0) {sub$Q95[10]} else {0}, if (sub$Q95[10]>0) {sub$Q95[10]} else {0}),y=(yyy2+2), col = "dodgerblue", border = NA)
polygon(x=c(if (sub$Q10[10]>0) {sub$Q10[10]} else {0}, if (sub$Q10[10]>0) {sub$Q10[10]} else {0}, if (sub$Q90[10]>0) {sub$Q90[10]} else {0}, if (sub$Q90[10]>0) {sub$Q90[10]} else {0}),y=(yyy3+2), col = "dodgerblue", border = NA)
polygon(x=c(if (sub$Q2.5[12]<0) {sub$Q2.5[12]} else {0}, if (sub$Q2.5[12]<0) {sub$Q2.5[12]} else {0}, if (sub$Q97.5[12]<0) {sub$Q97.5[12]} else {0}, if (sub$Q97.5[12]<0) {sub$Q97.5[12]} else {0}),y=(yyy1+3), col = "firebrick2", border = NA)
polygon(x=c(if (sub$Q5[12]<0) {sub$Q5[12]} else {0}, if (sub$Q5[12]<0) {sub$Q5[12]} else {0}, if (sub$Q95[12]<0) {sub$Q95[12]} else {0}, if (sub$Q95[12]<0) {sub$Q95[12]} else {0}),y=(yyy2+3), col = "firebrick2", border = NA)
polygon(x=c(if (sub$Q10[12]<0) {sub$Q10[12]} else {0}, if (sub$Q10[12]<0) {sub$Q10[12]} else {0}, if (sub$Q90[12]<0) {sub$Q90[12]} else {0}, if (sub$Q90[12]<0) {sub$Q90[12]} else {0}),y=(yyy3+3), col = "firebrick2", border = NA)
polygon(x=c(if (sub$Q2.5[12]>0) {sub$Q2.5[12]} else {0}, if (sub$Q2.5[12]>0) {sub$Q2.5[12]} else {0}, if (sub$Q97.5[12]>0) {sub$Q97.5[12]} else {0}, if (sub$Q97.5[12]>0) {sub$Q97.5[12]} else {0}),y=(yyy1+3), col = "dodgerblue", border = NA)
polygon(x=c(if (sub$Q5[12]>0) {sub$Q5[12]} else {0}, if (sub$Q5[12]>0) {sub$Q5[12]} else {0}, if (sub$Q95[12]>0) {sub$Q95[12]} else {0}, if (sub$Q95[12]>0) {sub$Q95[12]} else {0}),y=(yyy2+3), col = "dodgerblue", border = NA)
polygon(x=c(if (sub$Q10[12]>0) {sub$Q10[12]} else {0}, if (sub$Q10[12]>0) {sub$Q10[12]} else {0}, if (sub$Q90[12]>0) {sub$Q90[12]} else {0}, if (sub$Q90[12]>0) {sub$Q90[12]} else {0}),y=(yyy3+3), col = "dodgerblue", border = NA)
polygon(x=c(if (sub$Q2.5[2]<0) {sub$Q2.5[2]} else {0}, if (sub$Q2.5[2]<0) {sub$Q2.5[2]} else {0}, if (sub$Q97.5[2]<0) {sub$Q97.5[2]} else {0}, if (sub$Q97.5[2]<0) {sub$Q97.5[2]} else {0}),y=(yyy1+4), col = "firebrick2", border = NA)
polygon(x=c(if (sub$Q5[2]<0) {sub$Q5[2]} else {0}, if (sub$Q5[2]<0) {sub$Q5[2]} else {0}, if (sub$Q95[2]<0) {sub$Q95[2]} else {0}, if (sub$Q95[2]<0) {sub$Q95[2]} else {0}),y=(yyy2+4), col = "firebrick2", border = NA)
polygon(x=c(if (sub$Q10[2]<0) {sub$Q10[2]} else {0}, if (sub$Q10[2]<0) {sub$Q10[2]} else {0}, if (sub$Q90[2]<0) {sub$Q90[2]} else {0}, if (sub$Q90[2]<0) {sub$Q90[2]} else {0}),y=(yyy3+4), col = "firebrick2", border = NA)
polygon(x=c(if (sub$Q2.5[2]>0) {sub$Q2.5[2]} else {0}, if (sub$Q2.5[2]>0) {sub$Q2.5[2]} else {0}, if (sub$Q97.5[2]>0) {sub$Q97.5[2]} else {0}, if (sub$Q97.5[2]>0) {sub$Q97.5[2]} else {0}),y=(yyy1+4), col = "dodgerblue", border = NA)
polygon(x=c(if (sub$Q5[2]>0) {sub$Q5[2]} else {0}, if (sub$Q5[2]>0) {sub$Q5[2]} else {0}, if (sub$Q95[2]>0) {sub$Q95[2]} else {0}, if (sub$Q95[2]>0) {sub$Q95[2]} else {0}),y=(yyy2+4), col = "dodgerblue", border = NA)
polygon(x=c(if (sub$Q10[2]>0) {sub$Q10[2]} else {0}, if (sub$Q10[2]>0) {sub$Q10[2]} else {0}, if (sub$Q90[2]>0) {sub$Q90[2]} else {0}, if (sub$Q90[2]>0) {sub$Q90[2]} else {0}),y=(yyy3+4), col = "dodgerblue", border = NA)
polygon(x=c(if (sub$Q2.5[4]<0) {sub$Q2.5[4]} else {0}, if (sub$Q2.5[4]<0) {sub$Q2.5[4]} else {0}, if (sub$Q97.5[4]<0) {sub$Q97.5[4]} else {0}, if (sub$Q97.5[4]<0) {sub$Q97.5[4]} else {0}),y=(yyy1+5), col = "firebrick2", border = NA)
polygon(x=c(if (sub$Q5[4]<0) {sub$Q5[4]} else {0}, if (sub$Q5[4]<0) {sub$Q5[4]} else {0}, if (sub$Q95[4]<0) {sub$Q95[4]} else {0}, if (sub$Q95[4]<0) {sub$Q95[4]} else {0}),y=(yyy2+5), col = "firebrick2", border = NA)
polygon(x=c(if (sub$Q10[4]<0) {sub$Q10[4]} else {0}, if (sub$Q10[4]<0) {sub$Q10[4]} else {0}, if (sub$Q90[4]<0) {sub$Q90[4]} else {0}, if (sub$Q90[4]<0) {sub$Q90[4]} else {0}),y=(yyy3+5), col = "firebrick2", border = NA)
polygon(x=c(if (sub$Q2.5[4]>0) {sub$Q2.5[4]} else {0}, if (sub$Q2.5[4]>0) {sub$Q2.5[4]} else {0}, if (sub$Q97.5[4]>0) {sub$Q97.5[4]} else {0}, if (sub$Q97.5[4]>0) {sub$Q97.5[4]} else {0}),y=(yyy1+5), col = "dodgerblue", border = NA)
polygon(x=c(if (sub$Q5[4]>0) {sub$Q5[4]} else {0}, if (sub$Q5[4]>0) {sub$Q5[4]} else {0}, if (sub$Q95[4]>0) {sub$Q95[4]} else {0}, if (sub$Q95[4]>0) {sub$Q95[4]} else {0}),y=(yyy2+5), col = "dodgerblue", border = NA)
polygon(x=c(if (sub$Q10[4]>0) {sub$Q10[4]} else {0}, if (sub$Q10[4]>0) {sub$Q10[4]} else {0}, if (sub$Q90[4]>0) {sub$Q90[4]} else {0}, if (sub$Q90[4]>0) {sub$Q90[4]} else {0}),y=(yyy3+5), col = "dodgerblue", border = NA)
polygon(x=c(if (sub$Q2.5[3]<0) {sub$Q2.5[3]} else {0}, if (sub$Q2.5[3]<0) {sub$Q2.5[3]} else {0}, if (sub$Q97.5[3]<0) {sub$Q97.5[3]} else {0}, if (sub$Q97.5[3]<0) {sub$Q97.5[3]} else {0}),y=(yyy1+6), col = "firebrick2", border = NA)
polygon(x=c(if (sub$Q5[3]<0) {sub$Q5[3]} else {0}, if (sub$Q5[3]<0) {sub$Q5[3]} else {0}, if (sub$Q95[3]<0) {sub$Q95[3]} else {0}, if (sub$Q95[3]<0) {sub$Q95[3]} else {0}),y=(yyy2+6), col = "firebrick2", border = NA)
polygon(x=c(if (sub$Q10[3]<0) {sub$Q10[3]} else {0}, if (sub$Q10[3]<0) {sub$Q10[3]} else {0}, if (sub$Q90[3]<0) {sub$Q90[3]} else {0}, if (sub$Q90[3]<0) {sub$Q90[3]} else {0}),y=(yyy3+6), col = "firebrick2", border = NA)
polygon(x=c(if (sub$Q2.5[3]>0) {sub$Q2.5[3]} else {0}, if (sub$Q2.5[3]>0) {sub$Q2.5[3]} else {0}, if (sub$Q97.5[3]>0) {sub$Q97.5[3]} else {0}, if (sub$Q97.5[3]>0) {sub$Q97.5[3]} else {0}),y=(yyy1+6), col = "dodgerblue", border = NA)
polygon(x=c(if (sub$Q5[3]>0) {sub$Q5[3]} else {0}, if (sub$Q5[3]>0) {sub$Q5[3]} else {0}, if (sub$Q95[3]>0) {sub$Q95[3]} else {0}, if (sub$Q95[3]>0) {sub$Q95[3]} else {0}),y=(yyy2+6), col = "dodgerblue", border = NA)
polygon(x=c(if (sub$Q10[3]>0) {sub$Q10[3]} else {0}, if (sub$Q10[3]>0) {sub$Q10[3]} else {0}, if (sub$Q90[3]>0) {sub$Q90[3]} else {0}, if (sub$Q90[3]>0) {sub$Q90[3]} else {0}),y=(yyy3+6), col = "dodgerblue", border = NA)
polygon(x=c(if (sub$Q2.5[5]<0) {sub$Q2.5[5]} else {0}, if (sub$Q2.5[5]<0) {sub$Q2.5[5]} else {0}, if (sub$Q97.5[5]<0) {sub$Q97.5[5]} else {0}, if (sub$Q97.5[5]<0) {sub$Q97.5[5]} else {0}),y=(yyy1+7), col = "firebrick2", border = NA)
polygon(x=c(if (sub$Q5[5]<0) {sub$Q5[5]} else {0}, if (sub$Q5[5]<0) {sub$Q5[5]} else {0}, if (sub$Q95[5]<0) {sub$Q95[5]} else {0}, if (sub$Q95[5]<0) {sub$Q95[5]} else {0}),y=(yyy2+7), col = "firebrick2", border = NA)
polygon(x=c(if (sub$Q10[5]<0) {sub$Q10[5]} else {0}, if (sub$Q10[5]<0) {sub$Q10[5]} else {0}, if (sub$Q90[5]<0) {sub$Q90[5]} else {0}, if (sub$Q90[5]<0) {sub$Q90[5]} else {0}),y=(yyy3+7), col = "firebrick2", border = NA)
polygon(x=c(if (sub$Q2.5[5]>0) {sub$Q2.5[5]} else {0}, if (sub$Q2.5[5]>0) {sub$Q2.5[5]} else {0}, if (sub$Q97.5[5]>0) {sub$Q97.5[5]} else {0}, if (sub$Q97.5[5]>0) {sub$Q97.5[5]} else {0}),y=(yyy1+7), col = "dodgerblue", border = NA)
polygon(x=c(if (sub$Q5[5]>0) {sub$Q5[5]} else {0}, if (sub$Q5[5]>0) {sub$Q5[5]} else {0}, if (sub$Q95[5]>0) {sub$Q95[5]} else {0}, if (sub$Q95[5]>0) {sub$Q95[5]} else {0}),y=(yyy2+7), col = "dodgerblue", border = NA)
polygon(x=c(if (sub$Q10[5]>0) {sub$Q10[5]} else {0}, if (sub$Q10[5]>0) {sub$Q10[5]} else {0}, if (sub$Q90[5]>0) {sub$Q90[5]} else {0}, if (sub$Q90[5]>0) {sub$Q90[5]} else {0}),y=(yyy3+7), col = "dodgerblue", border = NA)
abline(h=3.5,lty=2, col="grey60")
abline(h=4.5,lty=2, col="grey60")

##
dev.off()
##

